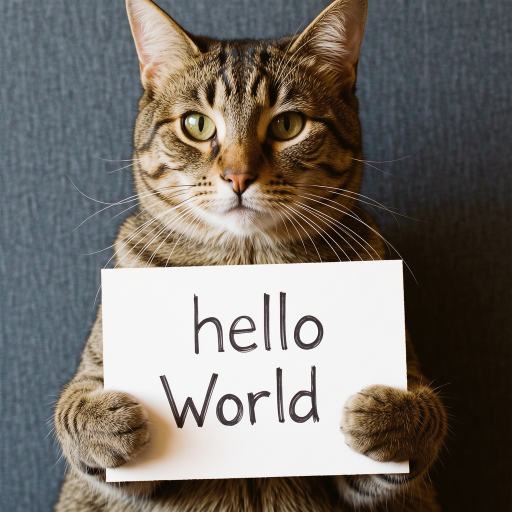
#> input picture flux2/task016_klein_trn2_fp8/results/bf16/seed42_cat.png, 1024 x 1024 px (shown at 1/2 size); its folder holds only this picture in this run
$ python make_multi_comparison_grid.py --bf16-dir ../results/bf16 --mlp-dir ../results/bf16 --all-linear-dir ../results/bf16 --output out.png
#> lines starting #> are read from the running program, lines starting #| are printed output that depends on the picture
#> in main, `grid = Image.new( "RGB", (args.cell_size * len(variants), cell_height ..`: grid: PIL image 1152x416 RGB; every value is 208
#!/usr/bin/env python3
"""Create a same-seed BF16/MLP-FP8/all-linear-FP8 comparison grid."""

from __future__ import annotations

import argparse
from pathlib import Path

from PIL import Image, ImageDraw, ImageOps


def parse_args() -> argparse.Namespace:
    parser = argparse.ArgumentParser()
    parser.add_argument("--bf16-dir", type=Path, required=True)
    parser.add_argument("--mlp-dir", type=Path, required=True)
    parser.add_argument("--all-linear-dir", type=Path, required=True)
    parser.add_argument("--output", type=Path, required=True)
    parser.add_argument("--cell-size", type=int, default=384)
    return parser.parse_args()


def images_by_name(directory: Path) -> dict[str, Path]:
    return {
        path.name: path for path in sorted(directory.glob("seed*_cat.png"))
    }


def cell(image_path: Path, label: str, size: int) -> Image.Image:
#> called with label = 'seed 42 — BF16', size = 384
    image = Image.open(image_path).convert("RGB")
#> image is the input picture: PIL image 1024x1024 RGB; mean R, G, B 119.3, 114, 107.8
    fitted = ImageOps.fit(image, (size, size), method=Image.Resampling.LANCZOS)
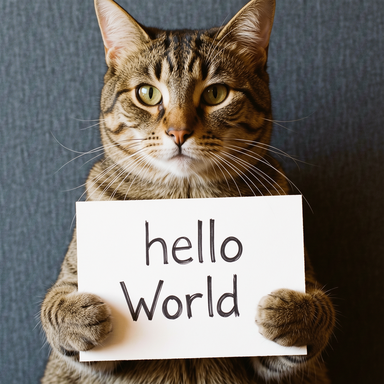
#> fitted: PIL image 384x384 RGB; mean R, G, B 119.3, 114, 107.8
    canvas = Image.new("RGB", (size, size + 32), "white")
#> canvas: PIL image 384x416 RGB; every value is 255
    canvas.paste(fitted, (0, 32))
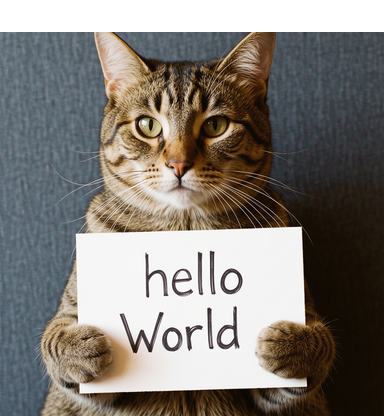
#> canvas: PIL image 384x416 RGB; mean R, G, B 129.7, 124.8, 119.1
    ImageDraw.Draw(canvas).text((8, 9), label, fill="black")
    return canvas


def main() -> None:
    args = parse_args()
    variants = [
        ("BF16", images_by_name(args.bf16_dir)),
        ("FP8 MLP W8A8", images_by_name(args.mlp_dir)),
        ("FP8 all Linear W8A8", images_by_name(args.all_linear_dir)),
    ]
    names = sorted(set.intersection(*(set(images) for _, images in variants)))
    if not names:
        raise SystemExit("No matching seed*_cat.png files found.")

    cell_height = args.cell_size + 32
    grid = Image.new(
        "RGB",
        (args.cell_size * len(variants), cell_height * len(names)),
        "#d0d0d0",
    )
    for row, name in enumerate(names):
        seed = name.removeprefix("seed").split("_", 1)[0]
        for column, (label, images) in enumerate(variants):
            grid.paste(
                cell(images[name], f"seed {seed} — {label}", args.cell_size),
                (column * args.cell_size, row * cell_height),
            )
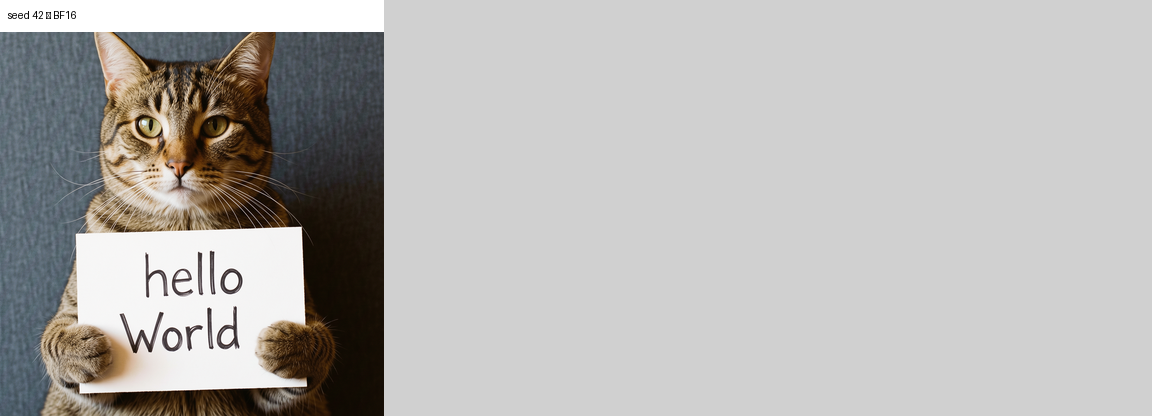
#> grid: PIL image 1152x416 RGB; mean R, G, B 181.8, 180.2, 178.3

    args.output.parent.mkdir(parents=True, exist_ok=True)
    grid.save(args.output)
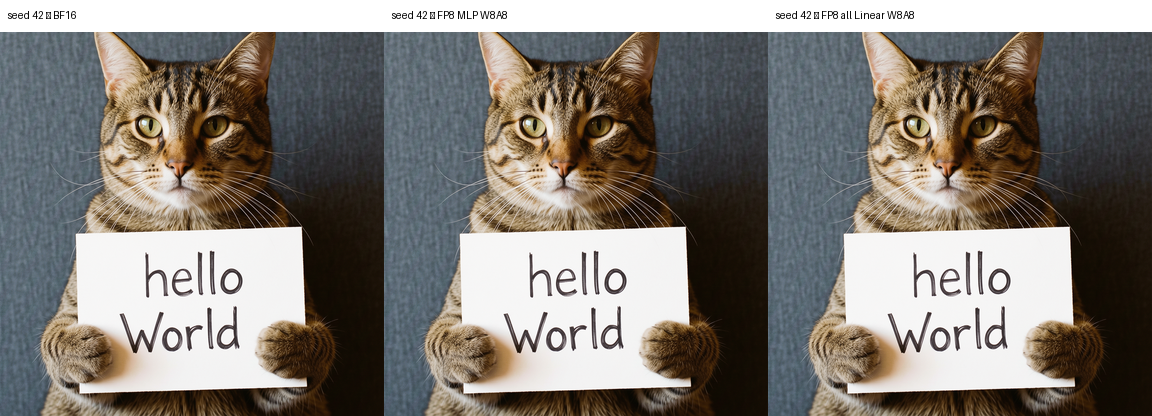
#> saved as out.png: PIL image 1152x416 RGB; mean R, G, B 129.3, 124.4, 118.7
    print(args.output)


if __name__ == "__main__":
    main()

$ run again, on flux2/task016_klein_trn2_fp8/results/bf16/seed50_cat.png
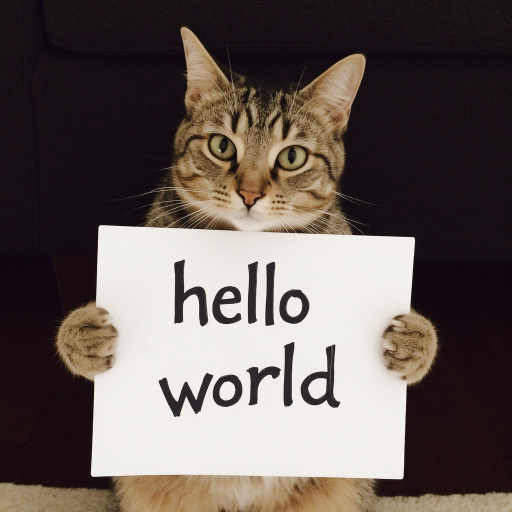
#> input picture flux2/task016_klein_trn2_fp8/results/bf16/seed50_cat.png, 1024 x 1024 px (shown at 1/2 size)
#> in cell, image is the input picture: PIL image 1024x1024 RGB; mean R, G, B 102.5, 92.2, 87.7
#> in main, `grid.paste( cell(images[name], f"seed {seed} — {label}", args.cell_siz..`:
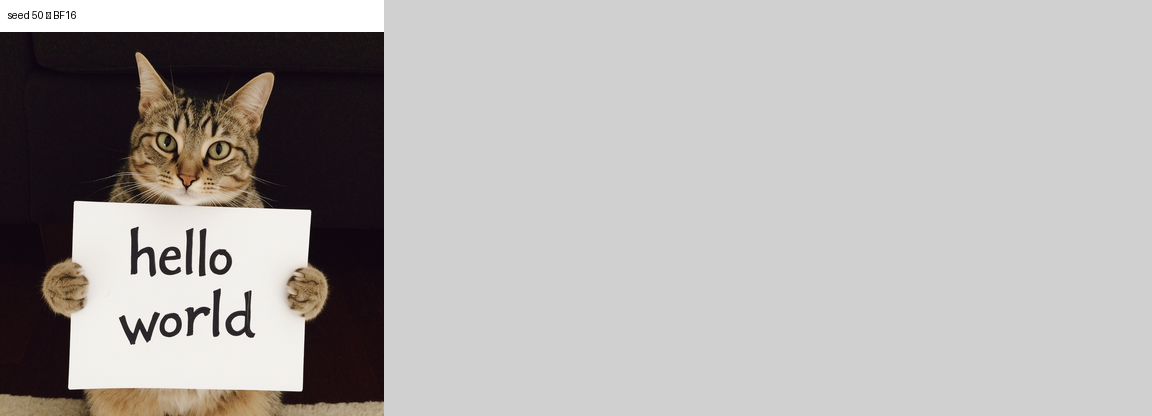
#> grid: PIL image 1152x416 RGB; mean R, G, B 176.7, 173.5, 172.1
#> in main, `grid.save(args.output)`:
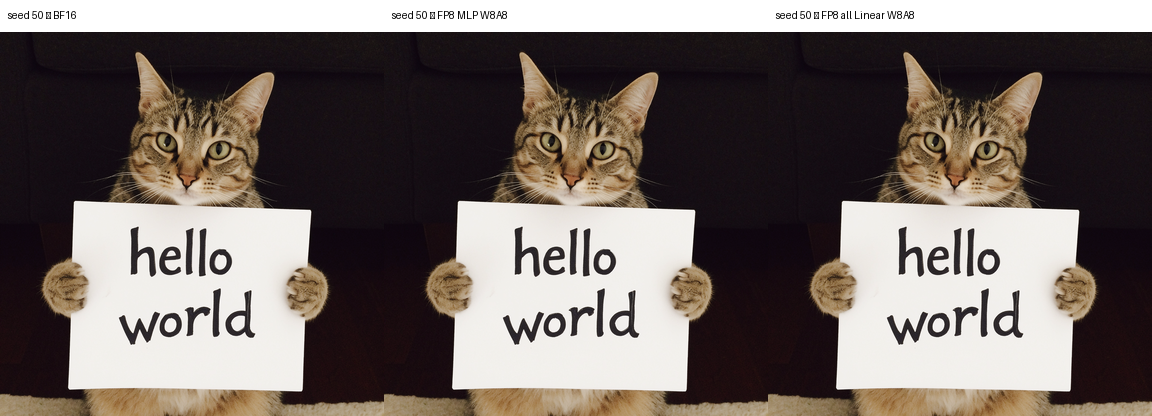
#> saved as out.png: PIL image 1152x416 RGB; mean R, G, B 113.8, 104.3, 100.2

$ run again, on flux2/task016_klein_trn2_fp8/results/bf16/seed43_cat.png
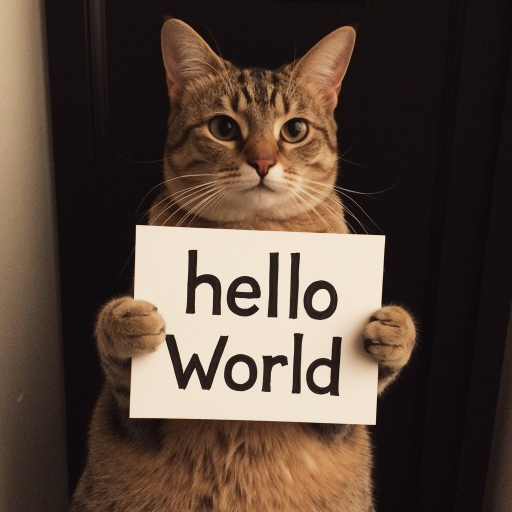
#> input picture flux2/task016_klein_trn2_fp8/results/bf16/seed43_cat.png, 1024 x 1024 px (shown at 1/2 size)
#> in cell, image is the input picture: PIL image 1024x1024 RGB; mean R, G, B 87.6, 70.4, 59.3
#> in main, `grid.paste( cell(images[name], f"seed {seed} — {label}", args.cell_siz..`:
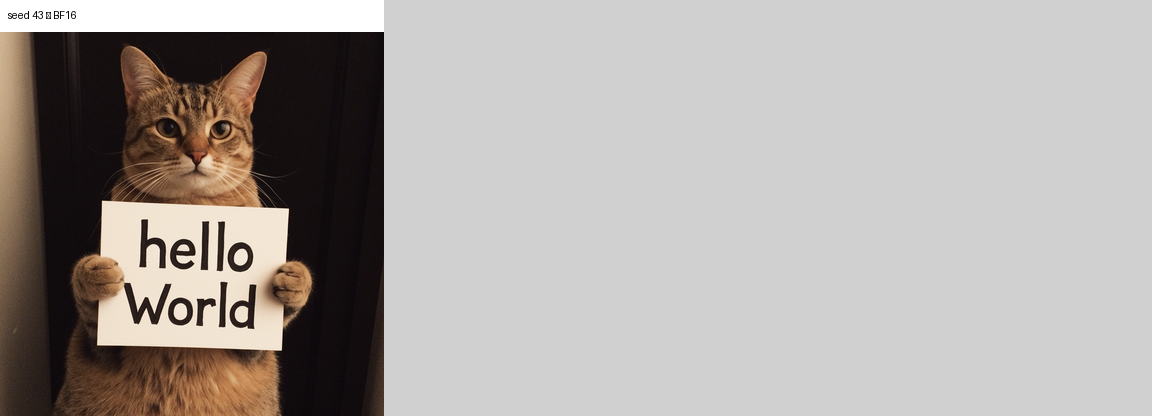
#> grid: PIL image 1152x416 RGB; mean R, G, B 172.1, 166.8, 163.4
#> in main, `grid.save(args.output)`:
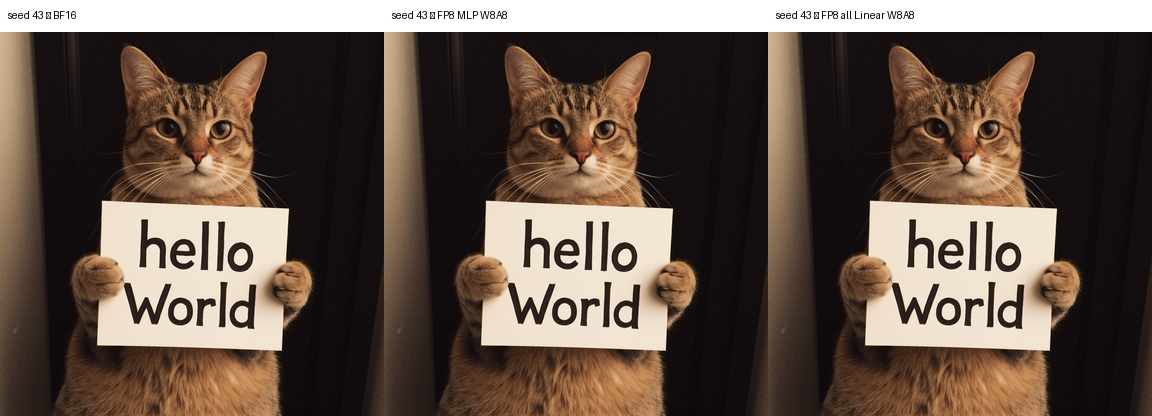
#> saved as out.png: PIL image 1152x416 RGB; mean R, G, B 100.1, 84.2, 73.9

$ run again, on flux2/task016_klein_trn2_fp8/results/bf16/seed44_cat.png
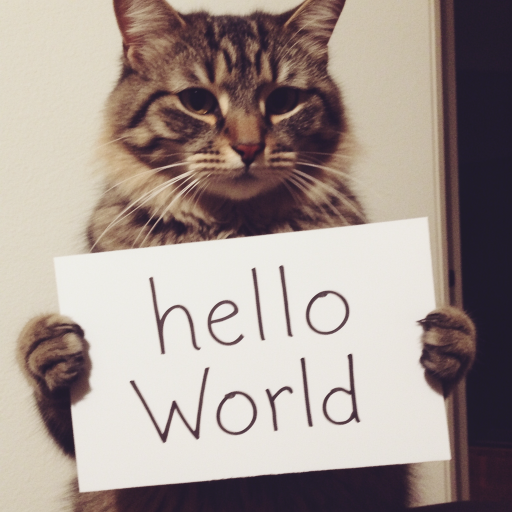
#> input picture flux2/task016_klein_trn2_fp8/results/bf16/seed44_cat.png, 1024 x 1024 px (shown at 1/2 size)
#> in cell, image is the input picture: PIL image 1024x1024 RGB; mean R, G, B 163, 149.9, 144.2
#> in main, `grid.paste( cell(images[name], f"seed {seed} — {label}", args.cell_siz..`:
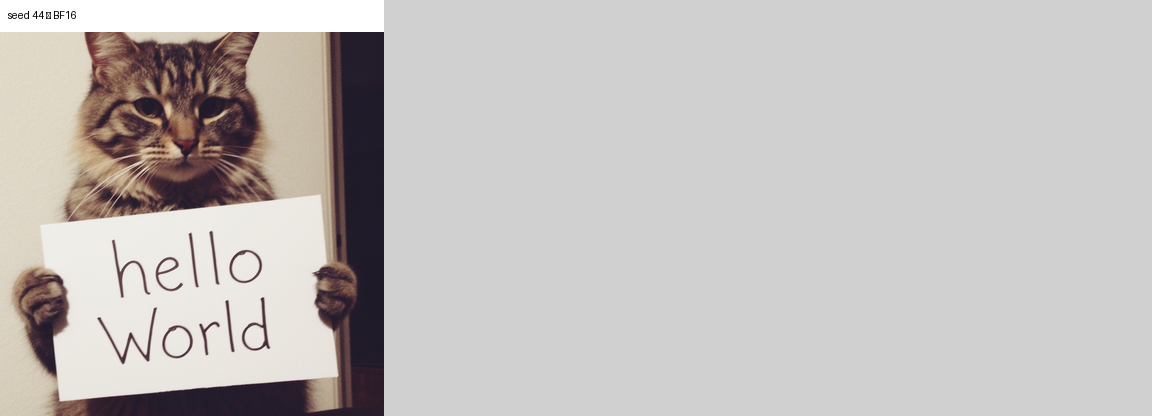
#> grid: PIL image 1152x416 RGB; mean R, G, B 195.3, 191.2, 189.5
#> in main, `grid.save(args.output)`:
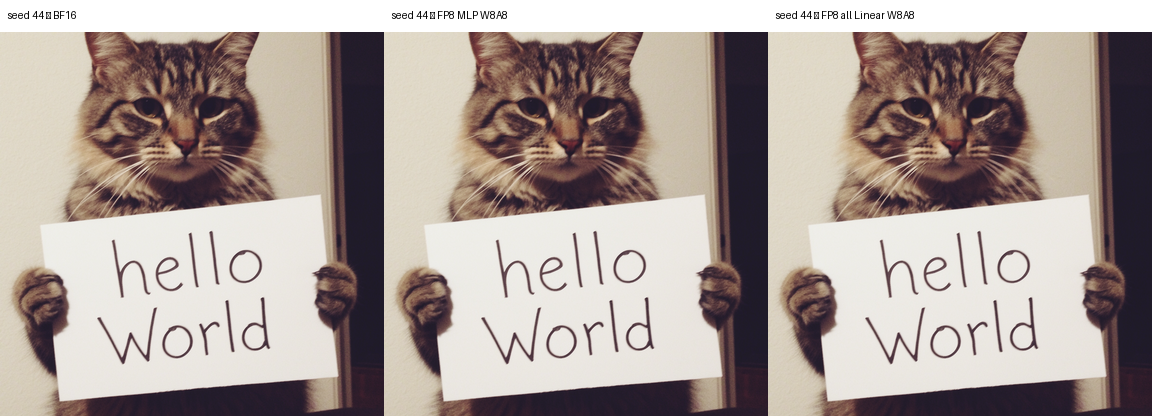
#> saved as out.png: PIL image 1152x416 RGB; mean R, G, B 169.6, 157.5, 152.3

$ run again, on flux2/task016_klein_trn2_fp8/results/bf16/seed46_cat.png
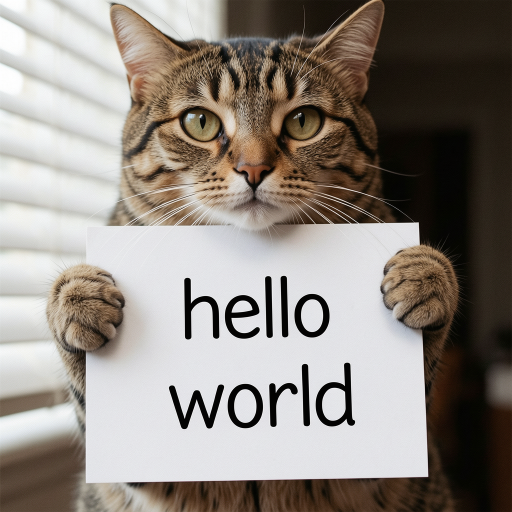
#> input picture flux2/task016_klein_trn2_fp8/results/bf16/seed46_cat.png, 1024 x 1024 px (shown at 1/2 size)
#> in cell, image is the input picture: PIL image 1024x1024 RGB; mean R, G, B 142.6, 135, 127.8
#> in main, `grid.save(args.output)`:
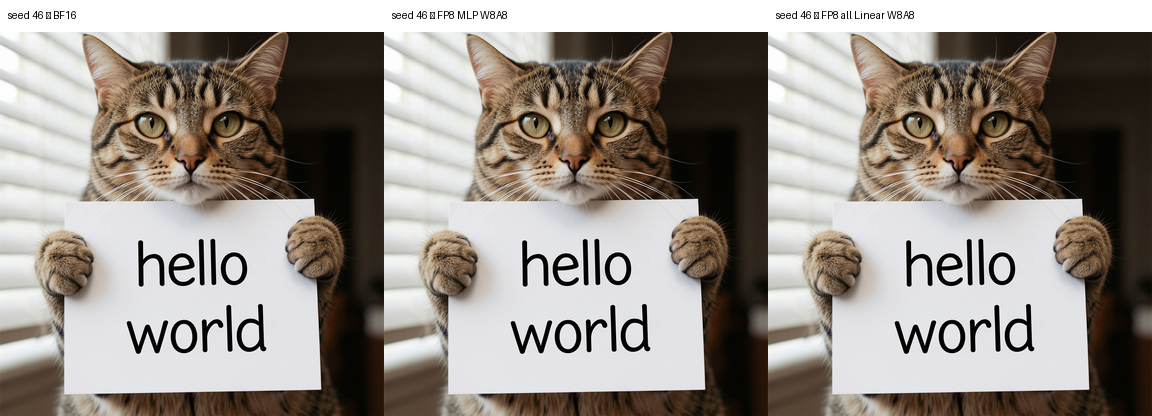
#> saved as out.png: PIL image 1152x416 RGB; mean R, G, B 150.9, 143.9, 137.3
